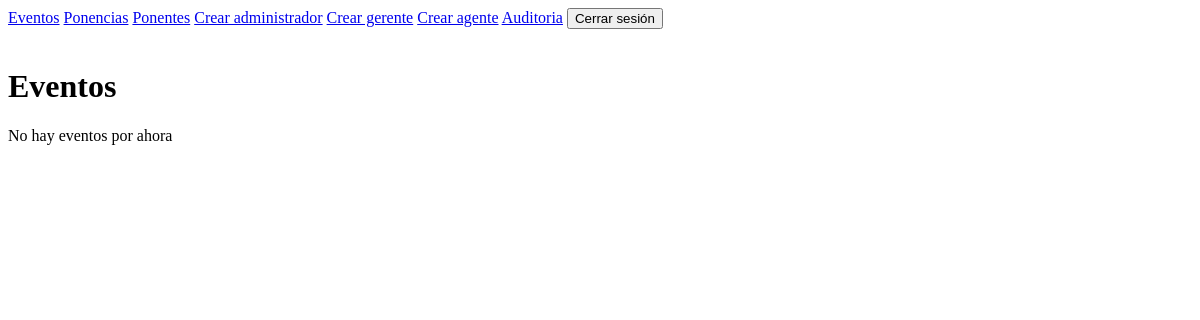
The app's page / (signed in), older data.
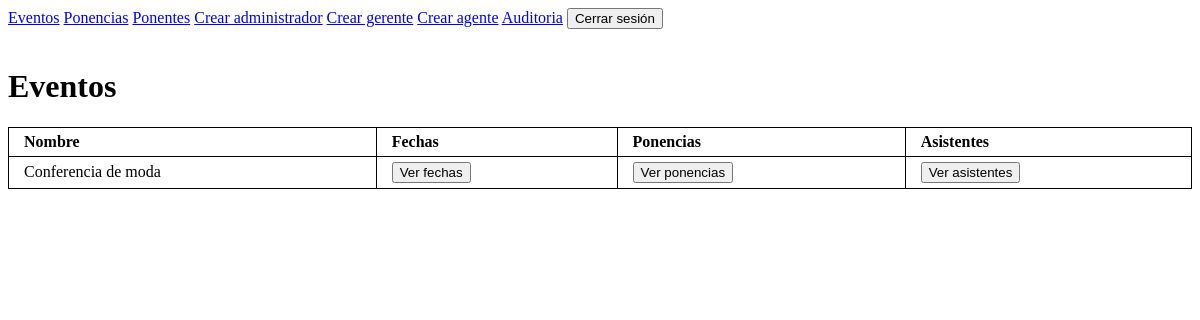
The same page, newer data.
### eventos/models.py (models this page shows, shortened)
class Evento(models.Model):
	nombre_evento = models.CharField('Nombre', max_length=100)

### eventos/views.py (the view)
# urls.py: path('', include('eventos.urls')),
@login_required(login_url='login')
def eventos(request):
	return render(request, 'eventos/index.html', {'eventos': Evento.objects.all()})

### eventos/templates/eventos/index.html
{% extends 'eventos/menu.html' %}
{% block content %}
<h1>Eventos</h1>
    	{% if eventos %}
        <table>
		    <tr>
		        <th>Nombre</th>
		        <th>Fechas</th>
		        <th>Ponencias</th>
		        <th>Asistentes</th>
		    </tr>
		    {% for e in eventos %}
		    <tr>
		        <td>{{ e.nombre_evento }}</td>
		        <td><a href="{% url 'eventos:fechas' e.id %}">
		        <button type="button">Ver fechas</button>
		        </a></td>
		        <td><a href="{% url 'eventos:ponencias' e.id %}">
		        <button type="button">Ver ponencias</button>
		        </a></td>
		        <td><a href="{% url 'eventos:asistentes' e.id %}">
		        <button type="button">Ver asistentes</button>
		        </a></td>
		    </tr>
		    {% endfor %}
		</table>
		{% else %}
		<p>No hay eventos por ahora</p>
		{% endif %}
{% endblock %}

Row changes from the older to the newer data that the page shows:
added Evento: nombre_evento "Conferencia de moda"
Text that changed along with them:
text no longer shown: "No hay eventos por ahora"
text now shown: "Nombre Fechas Ponencias Asistentes"
